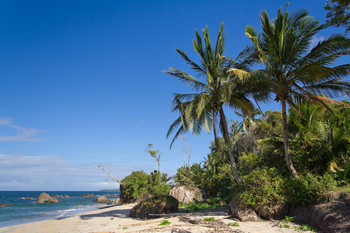
#> input picture images/beach.png, 350 x 233 px
$ python otsu_and_riddler_thresh.py --image ../../images/beach.png   (Python 2 division)   (older library calls are emulated)
#> lines starting #> are read from the running program, lines starting #| are printed output that depends on the picture; after the words box and inside, x2 and y2 are one past the last pixel; in counts of white or black regions, pixels touching at a corner belong together
import argparse

import mahotas

import cv2


ap = argparse.ArgumentParser()
ap.add_argument("-i", "--image", required=True, help="Path to the image")
args = vars(ap.parse_args())

image = cv2.imread(args["image"])
#> image is the input picture: shape (233, 350, 3); mean B, G, R 136, 110.4, 78.6
image = cv2.cvtColor(image, cv2.COLOR_BGR2GRAY)
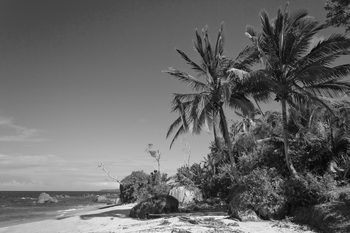
#> image: shape (233, 350); min 3, max 250, mean 103.8
blurred = cv2.GaussianBlur(image, (5, 5), 0)
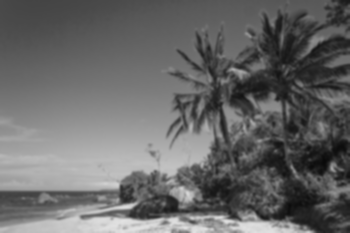
#> blurred: shape (233, 350); min 9, max 226, mean 103.8
cv2.imshow("Image", image)


# Finding the threshold using Otsu's method
T = mahotas.thresholding.otsu(blurred)  # Calculate the threshold using Otsu's method
#> T = 118
print  "Otsu's threshold %d" % (T)
#| Otsu's threshold 118
thresh = image.copy()
thresh[thresh > T] = 255  # Make all pixels above the threshold white
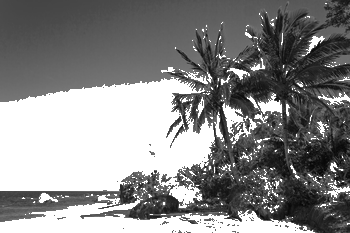
#> thresh: shape (233, 350); min 3, max 255, mean 135.8
thresh[thresh <= T] = 0  # Make all pixels below the threshold black
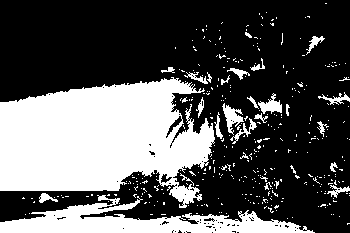
#> thresh: shape (233, 350); 33.6% white; 372 white regions (346 under 20 px), largest, box (x1, y1, x2, y2) and area: (0, 77, 215, 208) 19135, (0, 195, 315, 233) 5254, (222, 103, 244, 135) 296
thresh = cv2.bitwise_not(thresh)  # A bitwise NOT inverts the on and off pixels in an image.
cv2.imshow("Otsu", thresh)

# Finding the threshold using the Riddler-calvard method
#> (the run stopped early here; a loop or call above may not have finished)

$ run again, on images/messi.png
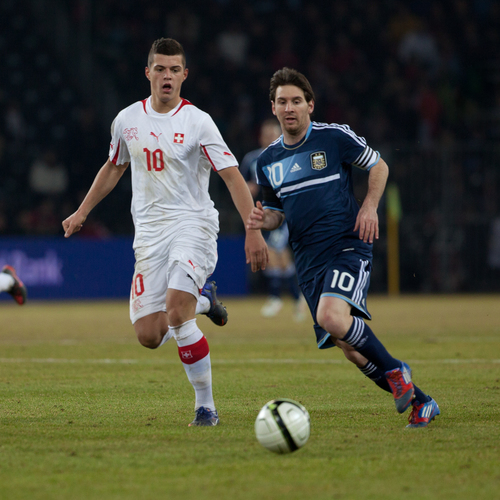
#> input picture images/messi.png, 500 x 500 px
#> image is the input picture: shape (500, 500, 3); mean B, G, R 58.7, 75.7, 74.3
#> `image = cv2.cvtColor(image, cv2.COLOR_BGR2GRAY)`:
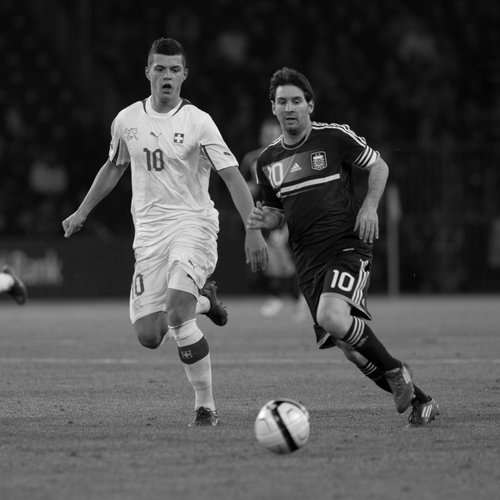
#> image: shape (500, 500); min 0, max 255, mean 73.3
#> T = 72
#| Otsu's threshold 72
#> `thresh[thresh <= T] = 0`:
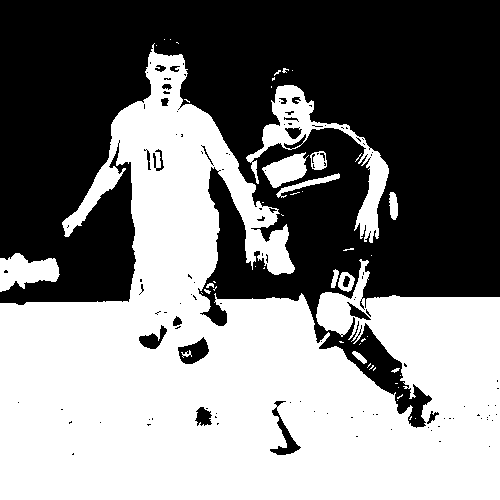
#> thresh: shape (500, 500); 50.4% white; 121 black regions (100 under 20 px), largest, box (x1, y1, x2, y2) and area: (0, 0, 500, 428) 121291, (178, 337, 209, 364) 474, (270, 401, 301, 455) 455

$ run again, on images/messi2.png
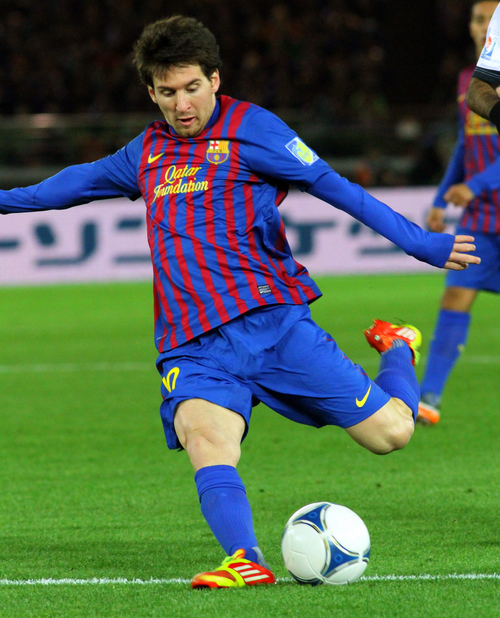
#> input picture images/messi2.png, 500 x 618 px
#> image is the input picture: shape (618, 500, 3); mean B, G, R 78.2, 101.3, 78.3
#> `image = cv2.cvtColor(image, cv2.COLOR_BGR2GRAY)`:
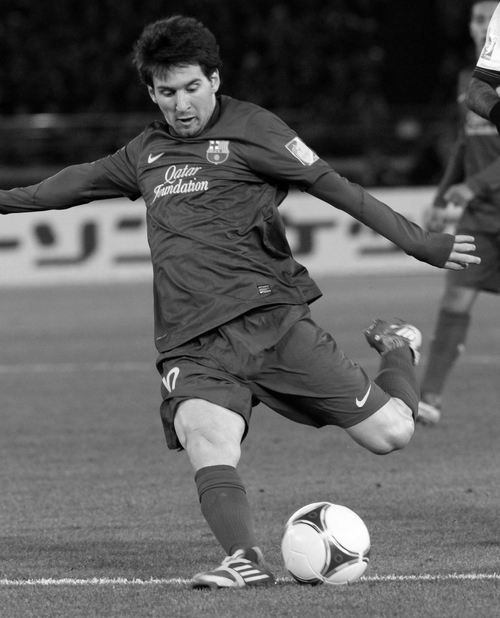
#> image: shape (618, 500); min 0, max 255, mean 91.8
#> T = 84
#| Otsu's threshold 84
#> `thresh[thresh <= T] = 0`:
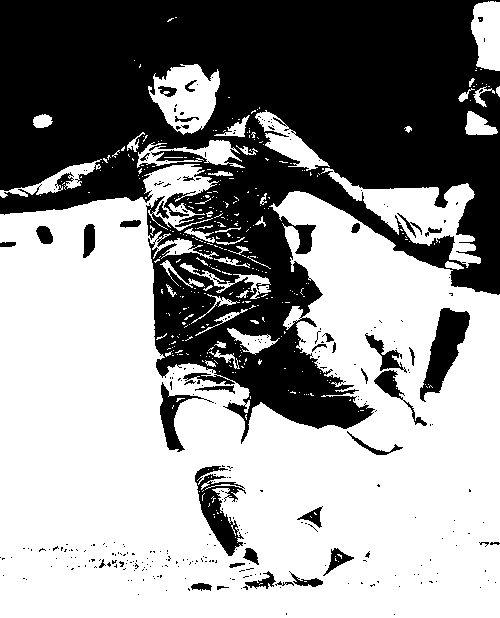
#> thresh: shape (618, 500); 58.4% white; 318 black regions (277 under 20 px), largest, box (x1, y1, x2, y2) and area: (0, 0, 500, 444) 118664, (420, 308, 470, 402) 2131, (195, 466, 246, 556) 1843

$ run again, on images/obama.png
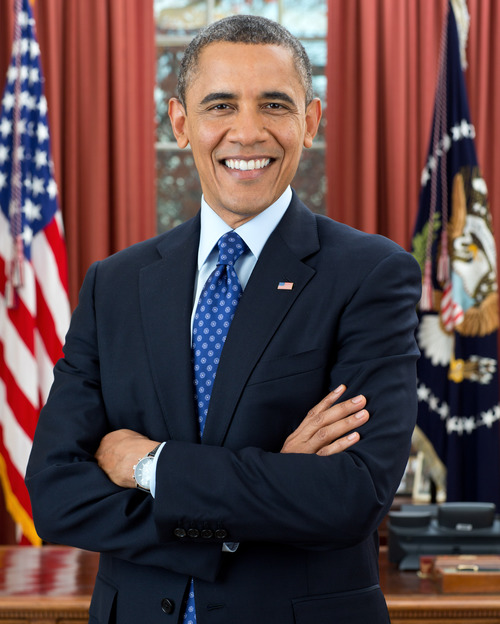
#> input picture images/obama.png, 500 x 624 px
#> image is the input picture: shape (624, 500, 3); mean B, G, R 71.8, 70, 92.6
#> `image = cv2.cvtColor(image, cv2.COLOR_BGR2GRAY)`:
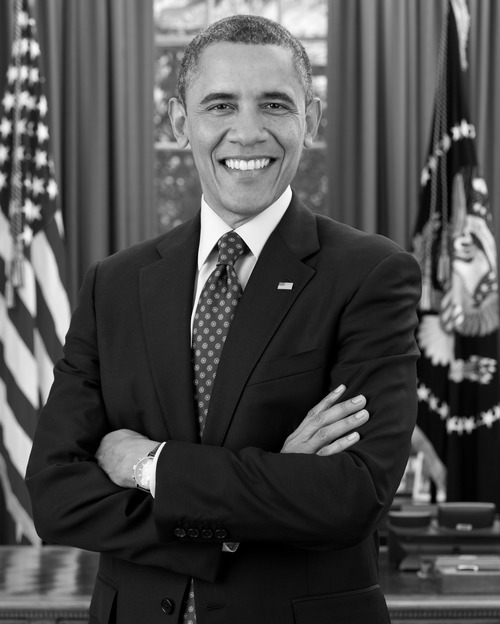
#> image: shape (624, 500); min 0, max 254, mean 77
#> T = 92
#| Otsu's threshold 92
#> `thresh[thresh <= T] = 0`:
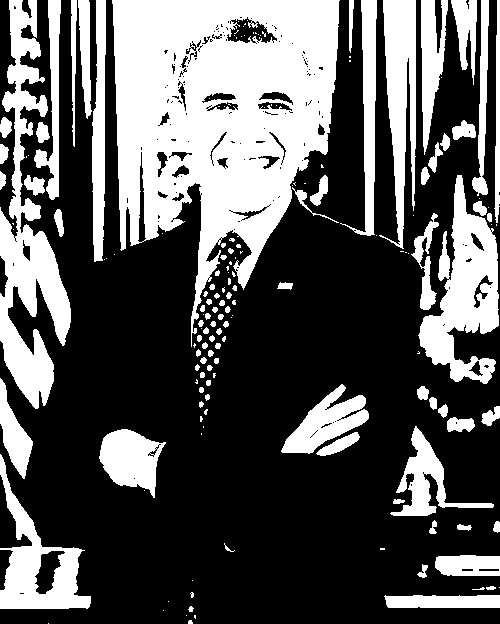
#> thresh: shape (624, 500); 34.9% white; 169 white regions (83 under 20 px), largest, box (x1, y1, x2, y2) and area: (112, 0, 340, 347) 45448, (0, 0, 71, 409) 11485, (418, 175, 499, 384) 8018
